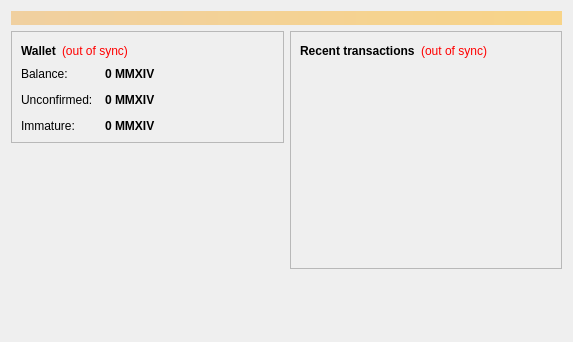
<?xml version="1.0" encoding="UTF-8"?>
<ui version="4.0">
 <class>OverviewPage</class>
 <widget class="QWidget" name="OverviewPage">
  <property name="geometry">
   <rect>
    <x>0</x>
    <y>0</y>
    <width>573</width>
    <height>342</height>
   </rect>
  </property>
  <property name="windowTitle">
   <string>Form</string>
  </property>
  <layout class="QVBoxLayout" name="topLayout">
   <item>
    <widget class="QLabel" name="labelAlerts">
     <property name="visible">
      <bool>false</bool>
     </property>
     <property name="styleSheet">
      <string notr="true">background-color: qlineargradient(x1: 0, y1: 0, x2: 1, y2: 0, stop:0 #F0D0A0, stop:1 #F8D488); color:#000000;</string>
     </property>
     <property name="wordWrap">
      <bool>true</bool>
     </property>
     <property name="margin">
      <number>3</number>
     </property>
    </widget>
   </item>
   <item>
    <layout class="QHBoxLayout" name="horizontalLayout" stretch="1,1">
     <item>
      <layout class="QVBoxLayout" name="verticalLayout_2">
       <item>
        <widget class="QFrame" name="frame">
         <property name="frameShape">
          <enum>QFrame::StyledPanel</enum>
         </property>
         <property name="frameShadow">
          <enum>QFrame::Raised</enum>
         </property>
         <layout class="QVBoxLayout" name="verticalLayout_4">
          <item>
           <layout class="QHBoxLayout" name="horizontalLayout_4">
            <item>
             <widget class="QLabel" name="label_5">
              <property name="font">
               <font>
                <weight>75</weight>
                <bold>true</bold>
               </font>
              </property>
              <property name="text">
               <string>Wallet</string>
              </property>
             </widget>
            </item>
            <item>
             <widget class="QLabel" name="labelWalletStatus">
              <property name="toolTip">
               <string>The displayed information may be out of date. Your wallet automatically synchronizes with the MMXIV network after a connection is established, but this process has not completed yet.</string>
              </property>
              <property name="styleSheet">
               <string notr="true">QLabel { color: red; }</string>
              </property>
              <property name="text">
               <string notr="true">(out of sync)</string>
              </property>
              <property name="alignment">
               <set>Qt::AlignLeading|Qt::AlignLeft|Qt::AlignVCenter</set>
              </property>
             </widget>
            </item>
            <item>
             <spacer name="horizontalSpacer_2">
              <property name="orientation">
               <enum>Qt::Horizontal</enum>
              </property>
              <property name="sizeHint" stdset="0">
               <size>
                <width>40</width>
                <height>20</height>
               </size>
              </property>
             </spacer>
            </item>
           </layout>
          </item>
          <item>
           <layout class="QFormLayout" name="formLayout_2">
            <property name="fieldGrowthPolicy">
             <enum>QFormLayout::AllNonFixedFieldsGrow</enum>
            </property>
            <property name="horizontalSpacing">
             <number>12</number>
            </property>
            <property name="verticalSpacing">
             <number>12</number>
            </property>
            <item row="0" column="0">
             <widget class="QLabel" name="label">
              <property name="text">
               <string>Balance:</string>
              </property>
             </widget>
            </item>
            <item row="0" column="1">
             <widget class="QLabel" name="labelBalance">
              <property name="font">
               <font>
                <weight>75</weight>
                <bold>true</bold>
               </font>
              </property>
              <property name="cursor">
               <cursorShape>IBeamCursor</cursorShape>
              </property>
              <property name="toolTip">
               <string>Your current balance</string>
              </property>
              <property name="text">
               <string notr="true">0 MMXIV</string>
              </property>
              <property name="textInteractionFlags">
               <set>Qt::LinksAccessibleByMouse|Qt::TextSelectableByKeyboard|Qt::TextSelectableByMouse</set>
              </property>
             </widget>
            </item>
            <item row="1" column="0">
             <widget class="QLabel" name="label_3">
              <property name="text">
               <string>Unconfirmed:</string>
              </property>
             </widget>
            </item>
            <item row="1" column="1">
             <widget class="QLabel" name="labelUnconfirmed">
              <property name="font">
               <font>
                <weight>75</weight>
                <bold>true</bold>
               </font>
              </property>
              <property name="cursor">
               <cursorShape>IBeamCursor</cursorShape>
              </property>
              <property name="toolTip">
               <string>Total of transactions that have yet to be confirmed, and do not yet count toward the current balance</string>
              </property>
              <property name="text">
               <string notr="true">0 MMXIV</string>
              </property>
              <property name="textInteractionFlags">
               <set>Qt::LinksAccessibleByMouse|Qt::TextSelectableByKeyboard|Qt::TextSelectableByMouse</set>
              </property>
             </widget>
            </item>
            <item row="2" column="0">
             <widget class="QLabel" name="labelImmatureText">
              <property name="text">
               <string>Immature:</string>
              </property>
             </widget>
            </item>
            <item row="2" column="1">
             <widget class="QLabel" name="labelImmature">
              <property name="font">
               <font>
                <weight>75</weight>
                <bold>true</bold>
               </font>
              </property>
              <property name="toolTip">
               <string>Mined balance that has not yet matured</string>
              </property>
              <property name="text">
               <string notr="true">0 MMXIV</string>
              </property>
              <property name="textInteractionFlags">
               <set>Qt::LinksAccessibleByMouse|Qt::TextSelectableByKeyboard|Qt::TextSelectableByMouse</set>
              </property>
             </widget>
            </item>
           </layout>
          </item>
         </layout>
        </widget>
       </item>
       <item>
        <spacer name="verticalSpacer">
         <property name="orientation">
          <enum>Qt::Vertical</enum>
         </property>
         <property name="sizeHint" stdset="0">
          <size>
           <width>20</width>
           <height>40</height>
          </size>
         </property>
        </spacer>
       </item>
      <item>
         <widget class="QLabel" name="coinimage">
          <property name="text">
           <string/>
          </property>
          <property name="pixmap">
           <pixmap resource="../bitcoin.qrc">:/icons/bitcoin</pixmap>
          </property>
          <property name="scaledContents">
           <bool>false</bool>
          </property>
          <property name="alignment">
           <set>Qt::AlignCenter</set>
          </property>
          <property name="margin">
           <number>-2</number>
          </property>
         </widget>
        </item>
      </layout>
     </item>
     <item>
      <layout class="QVBoxLayout" name="verticalLayout_3">
       <item>
        <widget class="QFrame" name="frame_2">
         <property name="frameShape">
          <enum>QFrame::StyledPanel</enum>
         </property>
         <property name="frameShadow">
          <enum>QFrame::Raised</enum>
         </property>
         <layout class="QVBoxLayout" name="verticalLayout">
          <item>
           <layout class="QHBoxLayout" name="horizontalLayout_2">
            <item>
             <widget class="QLabel" name="label_4">
              <property name="text">
               <string>&lt;b&gt;Recent transactions&lt;/b&gt;</string>
              </property>
             </widget>
            </item>
            <item>
             <widget class="QLabel" name="labelTransactionsStatus">
              <property name="toolTip">
               <string>The displayed information may be out of date. Your wallet automatically synchronizes with the MMXIV network after a connection is established, but this process has not completed yet.</string>
              </property>
              <property name="styleSheet">
               <string notr="true">QLabel { color: red; }</string>
              </property>
              <property name="text">
               <string notr="true">(out of sync)</string>
              </property>
              <property name="alignment">
               <set>Qt::AlignRight|Qt::AlignTrailing|Qt::AlignVCenter</set>
              </property>
             </widget>
            </item>
            <item>
             <spacer name="horizontalSpacer">
              <property name="orientation">
               <enum>Qt::Horizontal</enum>
              </property>
              <property name="sizeHint" stdset="0">
               <size>
                <width>40</width>
                <height>20</height>
               </size>
              </property>
             </spacer>
            </item>
           </layout>
          </item>
          <item>
           <widget class="QListView" name="listTransactions">
            <property name="styleSheet">
             <string notr="true">QListView { background: transparent; }</string>
            </property>
            <property name="frameShape">
             <enum>QFrame::NoFrame</enum>
            </property>
            <property name="verticalScrollBarPolicy">
             <enum>Qt::ScrollBarAlwaysOff</enum>
            </property>
            <property name="horizontalScrollBarPolicy">
             <enum>Qt::ScrollBarAlwaysOff</enum>
            </property>
            <property name="selectionMode">
             <enum>QAbstractItemView::NoSelection</enum>
            </property>
           </widget>
          </item>
         </layout>
        </widget>
       </item>
       <item>
        <spacer name="verticalSpacer_2">
         <property name="orientation">
          <enum>Qt::Vertical</enum>
         </property>
         <property name="sizeHint" stdset="0">
          <size>
           <width>20</width>
           <height>40</height>
          </size>
         </property>
        </spacer>
       </item>
      </layout>
     </item>
    </layout>
   </item>
  </layout>
 </widget>
 <resources/>
 <connections/>
</ui>
